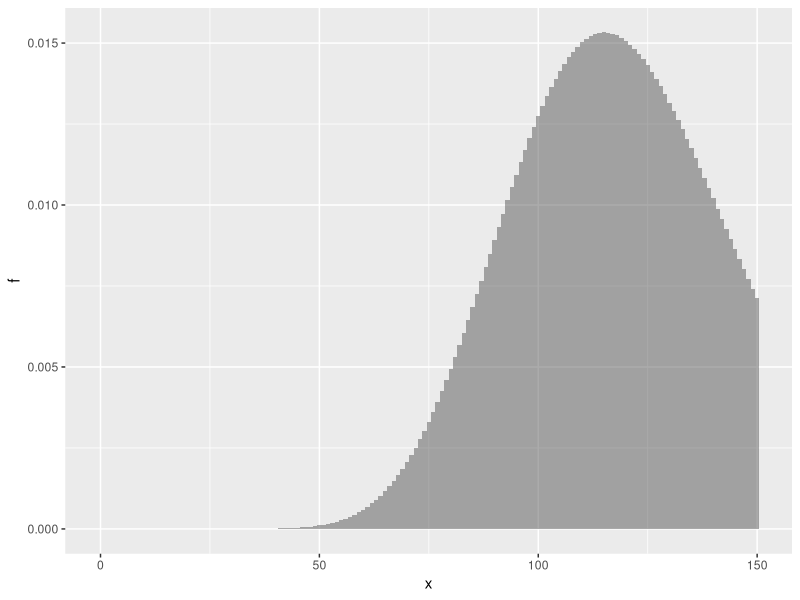

Here is the R script that generated this plot:
## ---- chunk 1
knitr::opts_chunk$set(echo = TRUE)
library(tidyverse)
## ---- chunk 2
E_X <- -5*37/38 + 170/38
sd_X <- sqrt(25*37/38 + 170^2/38 - (-5*37/38 + 170/38)^2)
## ---- chunk 3
data.f <- tibble(
  x = 0:150,
  f = dnbinom(x, size = 25, prob = pbinom(3,10,0.5) )
)

ggplot(data.f, aes(x=x,y=f))+geom_col(width=1, alpha=0.5)
## ---- chunk 4
set.seed(1414)

y<-rbinom(n=145,size=10,prob=0.5)
sum(y >3)
